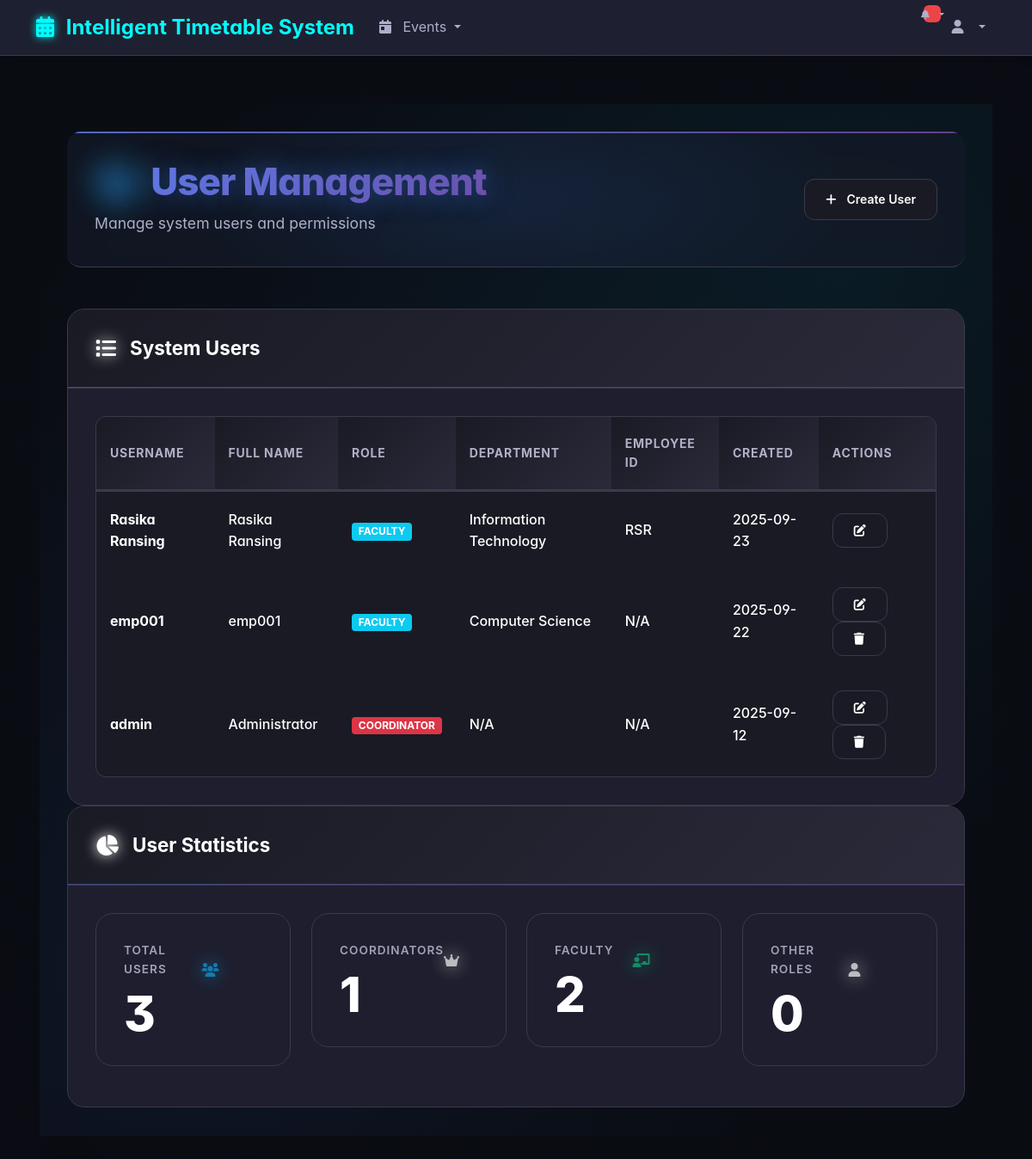
/users (signed in), run on the app's committed database.
### tables this page shows
CREATE TABLE users (
            id INTEGER PRIMARY KEY AUTOINCREMENT,
            username TEXT UNIQUE NOT NULL,
            password TEXT NOT NULL,
            full_name TEXT,
            role TEXT DEFAULT 'user',
            department_id INTEGER,
            created_at DATETIME DEFAULT CURRENT_TIMESTAMP
        , employee_id TEXT
                REFERENCES faculty(employee_id));

CREATE TABLE departments (
            id INTEGER PRIMARY KEY AUTOINCREMENT,
            name TEXT NOT NULL,
            code TEXT UNIQUE NOT NULL,
            created_at DATETIME DEFAULT CURRENT_TIMESTAMP
        );

### routes/users.py (the view)
@users_bp.route('/users')
@admin_required
def user_management():
    conn = sqlite3.connect('timetable.db')
    conn.row_factory = sqlite3.Row
    cursor = conn.cursor()
    cursor.execute('''
        SELECT u.*, d.name as department_name, f.employee_id, f.name as faculty_name
        FROM users u
        LEFT JOIN departments d ON u.department_id = d.id
        LEFT JOIN faculty f ON u.employee_id = f.employee_id
        ORDER BY u.created_at DESC
    ''')
    users = cursor.fetchall()
    cursor.execute('SELECT * FROM departments ORDER BY name')
    departments = cursor.fetchall()
    cursor.execute('SELECT employee_id, name FROM faculty ORDER BY name')
    faculty_members = cursor.fetchall()
    conn.close()
    return render_template('user_management.html',
                         users=users,
                         departments=departments,
                         faculty_members=faculty_members)

### app.py (called while the page is built)
@app.context_processor
def inject_notifications():
    if 'user_id' in session:
        conn = sqlite3.connect('timetable.db')
        conn.row_factory = sqlite3.Row
        cursor = conn.cursor()
        cursor.execute('SELECT COUNT(*) as count FROM notifications WHERE user_id = ? AND is_read = 0', (session['user_id'],))
        notification_count = cursor.fetchone()['count']
        conn.close()
        return {'notification_count': notification_count}
    return {'notification_count': 0}

@app.context_processor
def inject_notifications():
    if 'user_id' in session:
        conn = sqlite3.connect('timetable.db')
        conn.row_factory = sqlite3.Row
        cursor = conn.cursor()
        cursor.execute('SELECT COUNT(*) as count FROM notifications WHERE user_id = ? AND is_read = 0', (session['user_id'],))
        notification_count = cursor.fetchone()['count']
        conn.close()
        return {'notification_count': notification_count}
    return {'notification_count': 0}

@app.context_processor
def utility_processor():
    return dict(get_faculty_subjects=get_faculty_subjects)

### routes/users.py (called while the page is built)
def admin_required(f):
    @wraps(f)
    def decorated_function(*args, **kwargs):
        if session.get('role') != 'faculty':
            flash('Admin access required.', 'error')
            return redirect(url_for('dashboard'))
        return f(*args, **kwargs)
    return decorated_function

### templates/user_management.html (shortened to what this page needs)
{% extends "base.html" %}
{% block content %}
<div class="dashboard-container">
    <div class="header-section">
        <div class="header-content">
            <div>
                <h1 class="main-title">
                    <i class="fas fa-users-cog title-icon"></i> User Management
                </h1>
                <p class="welcome-text">Manage system users and permissions</p>
            </div>
            <button class="action-btn action-green" data-bs-toggle="modal" data-bs-target="#createUserModal">
                <i class="fas fa-plus"></i> Create User
            </button>
        </div>
        <div class="header-glow"></div>
    </div>
    <div class="content-card">
        <div class="card-header">
            <h5 class="card-title">
                <i class="fas fa-list card-icon"></i> System Users
            </h5>
        </div>
        <div class="card-content">
            <div class="table-container">
                <table class="modern-table">
                    <thead>
                        <tr>
                            <th>Username</th>
                            <th>Full Name</th>
                            <th>Role</th>
                            <th>Department</th>
                            <th>Employee ID</th>
                            <th>Created</th>
                            <th>Actions</th>
                        </tr>
                    </thead>
                    <tbody>
                        {% for user in users %}
                        <tr class="table-row">
                            <td class="table-cell fw-bold">{{ user.username }}</td>
                            <td class="table-cell">{{ user.full_name or 'N/A' }}</td>
                            <td class="table-cell">
                                {% if user.role == 'admin' %}
                                    <span class="badge bg-danger">COORDINATOR</span>
                                {% elif user.role == 'faculty' %}
                                    <span class="badge bg-info">FACULTY</span>
                                {% else %}
                                    <span class="badge bg-secondary">{{ user.role|upper }}</span>
                                {% endif %}
                            </td>
                            <td class="table-cell">{{ user.department_name or 'N/A' }}</td>
                            <td class="table-cell">{{ user.employee_id or 'N/A' }}</td>
                            <td class="table-cell">{{ user.created_at[:10] if user.created_at else 'N/A' }}</td>
                            <td class="table-cell">
                                <div class="action-buttons">
                                    <button class="action-btn action-blue" data-bs-toggle="modal"
                                            data-bs-target="#editUserModal"
                                            data-user-id="{{ user.id }}"
                                            data-username="{{ user.username }}"
                                            data-full-name="{{ user.full_name or '' }}"
                                            data-role="{{ user.role }}"
                                            data-department-id="{{ user.department_id or '' }}"
                                            data-employee-id="{{ user.employee_id or '' }}">
                                        <i class="fas fa-edit"></i>
                                    </button>
                                    {% if user.id != session['user_id'] %}
                                    <button class="action-btn action-primary"
                                            onclick="confirmDelete('{{ user.id }}', '{{ user.username }}')">
                                        <i class="fas fa-trash"></i>
                                    </button>
                                    {% endif %}
                                </div>
                            </td>
                        </tr>
                        {% endfor %}
                    </tbody>
                </table>
            </div>
        </div>
    </div>
    <div class="content-card">
        <div class="card-header">
            <h5 class="card-title">
                <i class="fas fa-chart-pie card-icon"></i> User Statistics
            </h5>
        </div>
        <div class="card-content">
            <div class="row">
                <div class="col-md-3 mb-3">
                    <div class="stat-card stat-info">
                        <div class="stat-content">
                            <div class="stat-info">
                                <div class="stat-label">Total Users</div>
                                <div class="stat-value">{{ users|length }}</div>
                            </div>
                            <div class="stat-icon">
                                <i class="fas fa-users"></i>
                            </div>
                        </div>
                    </div>
                </div>
                <div class="col-md-3 mb-3">
                    <div class="stat-card stat-danger">
                        <div class="stat-content">
                            <div class="stat-info">
                                <div class="stat-label">Coordinators</div>
                                <div class="stat-value">{{ users|selectattr('role', 'equalto', 'admin')|list|length }}</div>
                            </div>
                            <div class="stat-icon">
                                <i class="fas fa-crown"></i>
                            </div>
                        </div>
                    </div>
                </div>
                <div class="col-md-3 mb-3">
                    <div class="stat-card stat-success">
                        <div class="stat-content">
                            <div class="stat-info">
                                <div class="stat-label">Faculty</div>
                                <div class="stat-value">{{ users|selectattr('role', 'equalto', 'faculty')|list|length }}</div>
                            </div>
                            <div class="stat-icon">
                                <i class="fas fa-chalkboard-teacher"></i>
                            </div>
                        </div>
                    </div>
                </div>
                <div class="col-md-3 mb-3">
                    <div class="stat-card stat-secondary">
                        <div class="stat-content">
                            <div class="stat-info">
                                <div class="stat-label">Other Roles</div>
                                <div class="stat-value">{{ users|rejectattr('role', 'equalto', 'admin')|rejectattr('role', 'equalto', 'faculty')|list|length }}</div>
                            </div>
                            <div class="stat-icon">
                                <i class="fas fa-user"></i>
                            </div>
                        </div>
                    </div>
                </div>
            </div>
        </div>
    </div>
</div>
{% endblock %}

### templates/base.html (style rules this page uses)
:root { --bg-primary: #0a0a0f; --bg-secondary: #1a1a24; --bg-tertiary: #2a2a3a; --bg-card: #1e1e2e; --bg-hover: #2e2e3e; --text-primary: #ffffff; --text-secondary: #b0b0c8; --text-muted: #6b6b8a; --accent-blue: #00d4ff; --accent-cyan: #00ffff; --accent-purple: #8b5cf6; --accent-pink: #f472b6; --accent-green: #10b981; --accent-orange: #f97316; --accent-red: #ef4444; --accent-yellow: #fbbf24; --border-color: #3a3a4a; --border-hover: #4a4a5a; --shadow-sm: 0 2px 10px rgba(0, 0, 0, 0.3); --shadow-md: 0 4px 20px rgba(0, 0, 0, 0.4); --shadow-lg: 0 8px 40px rgba(0, 0, 0, 0.5); --shadow-glow: 0 0 30px rgba(0, 212, 255, 0.3); --gradient-primary: linear-gradient(135deg, #667eea 0%, #764ba2 100%); --gradient-success: linear-gradient(135deg, #11998e 0%, #38ef7d 100%); --gradient-warning: linear-gradient(135deg, #f093fb 0%, #f5576c 100%); --gradient-info: linear-gradient(135deg, #4facfe 0%, #00f2fe 100%); }
body { background: var(--bg-primary); color: var(--text-primary); font-family: 'Inter', 'Segoe UI', system-ui, sans-serif; line-height: 1.6; overflow-x: hidden; }

### data on the page
users: username "Rasika Ransing", full_name "Rasika Ransing", role "FACULTY", name "Information Technology", employee "RSR", created_at "2025-09-23"
users: username "emp001", full_name "emp001", role "FACULTY", name "Computer Science", employee_id "N/A", created_at "2025-09-22"
users: username "admin", full_name "Administrator", role "COORDINATOR", department_name "N/A", employee_id "N/A", created_at "2025-09-12"

### other printed values
{{ users|length }} "3"
{{ users|selectattr('role', 'equalto', 'admin')|list|length }} "1"
{{ users|selectattr('role', 'equalto', 'faculty')|list|length }} "2"
